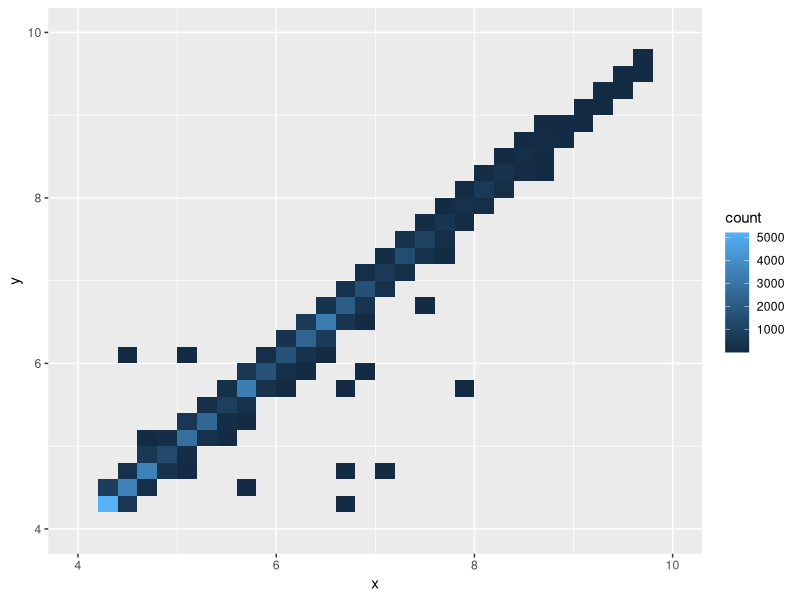
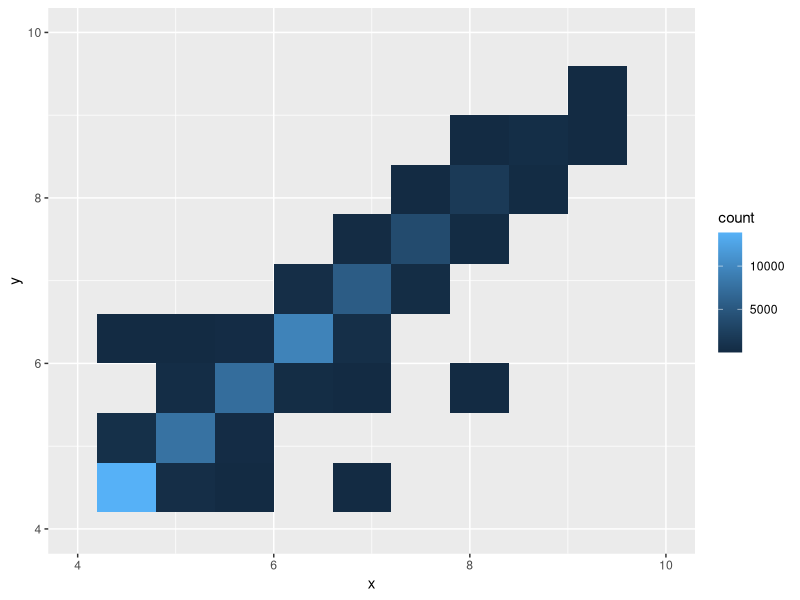
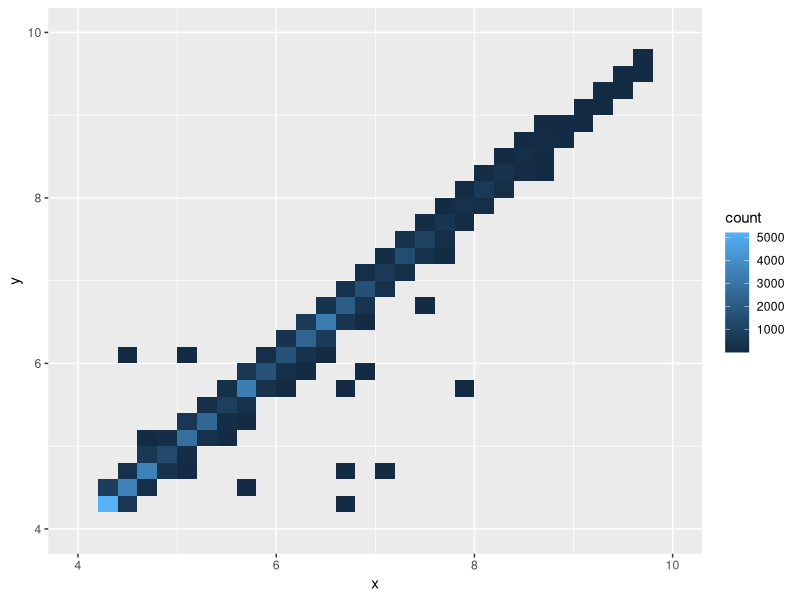
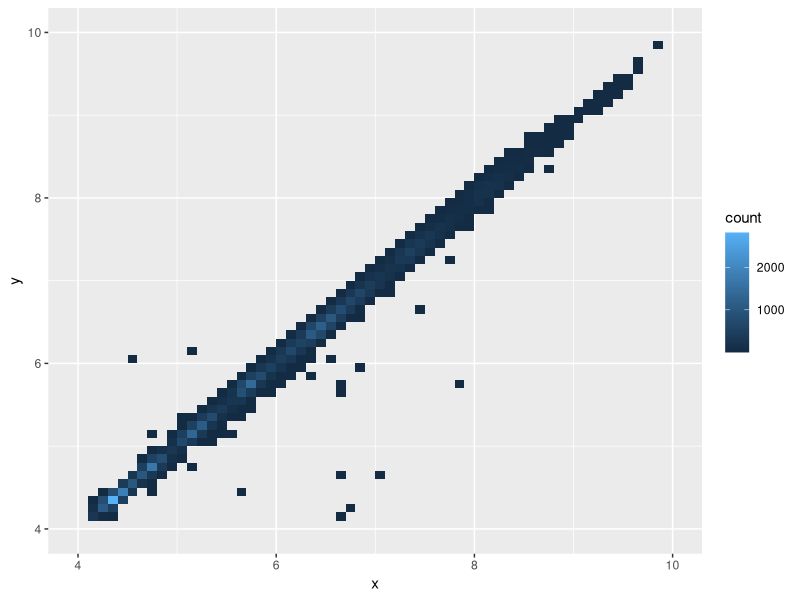

Here is the R script that generated these plots, in order:
library(ggplot2)


### Name: geom_bin2d
### Title: Heatmap of 2d bin counts
### Aliases: geom_bin2d stat_bin_2d stat_bin2d

### ** Examples

d <- ggplot(diamonds, aes(x, y)) + xlim(4, 10) + ylim(4, 10)
d + geom_bin2d()

# You can control the size of the bins by specifying the number of
# bins in each direction:
d + geom_bin2d(bins = 10)
d + geom_bin2d(bins = 30)

# Or by specifying the width of the bins
d + geom_bin2d(binwidth = c(0.1, 0.1))
